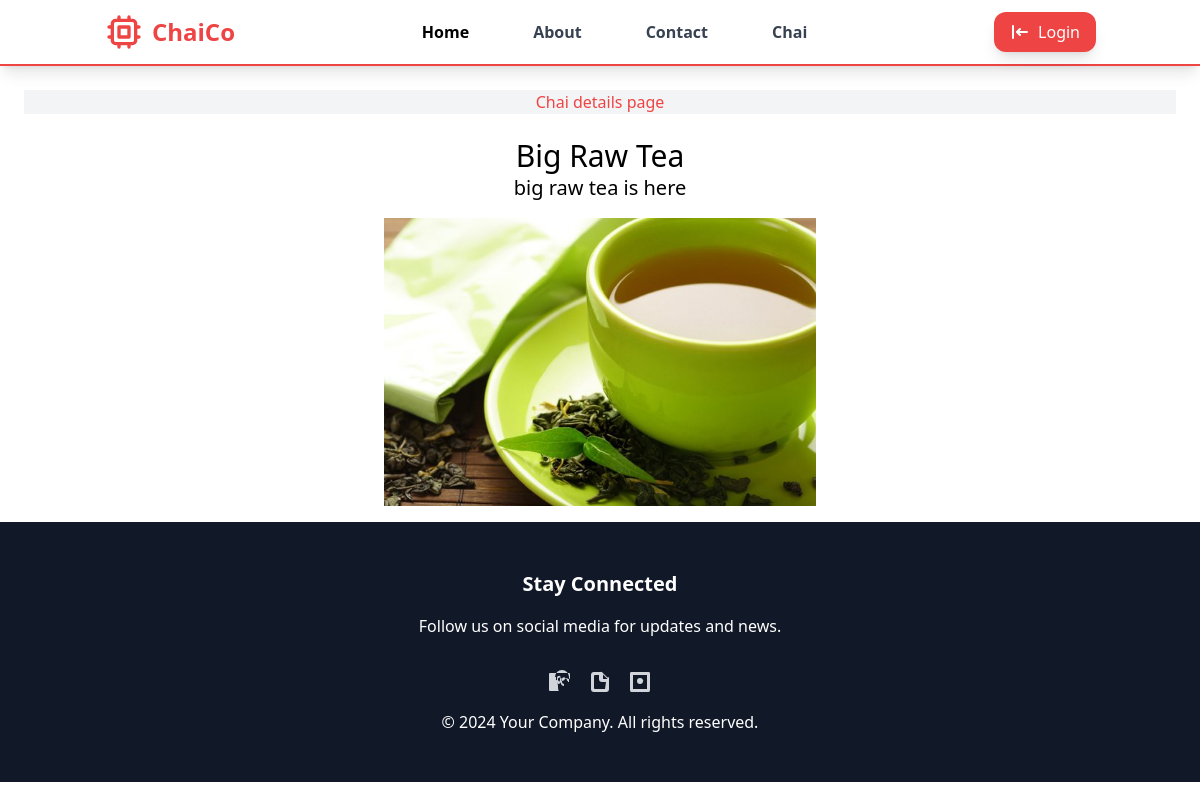
Page /chai/2/ on the committed database.
### chai/models.py (models this page shows, shortened)
class Chaivarity(models.Model):
    Select_Chai_Type = [
        ('ML', 'Masala Tea'),
        ('GN', 'Ginger Tea'),
        ('LM', 'Leamon Tea'),
        ('RT', 'Raw Tea'),
    ]
    name = models.CharField(max_length=100)
    image = models.ImageField(upload_to='chais/')
    description = models.TextField()
    created_date = models.DateTimeField(default=timezone.now)
    cha_type = models.CharField(max_length=2, choices=Select_Chai_Type)
    DisplayField = ['name', 'description', 'chai_type']

### chai/views.py (the view)
# urls.py: path('<int:chai_id>/', views.chai_detail, name='chai_detail'),
def chai_detail(request,chai_id):
    chai=get_object_or_404(Chaivarity,pk=chai_id)
    return render(request,'chai/chai_detail.html',{'chai':chai})

### chai/templates/chai/chai_detail.html (shortened to what this page needs)
{% extends 'layout.html' %}
    {% block content %}
    <h1 class="text-center text-red-500 bg-gray-100 m-6">Chai details page</h1>
 <h3 class="text-center text-3xl">{{chai.name}}</h3>
 <h3 class="text-center text-xl">{{chai.description}}</h3>
 <img class=" mx-auto relative h-80 flex items-center justify-center p-4 " src="{{ chai.image.url }}" alt="{{ chai.name }}">
    {% endblock %}

### rows in the picture
Chaivarity: name "Big Raw Tea", description "big raw tea is here", image (picture)
